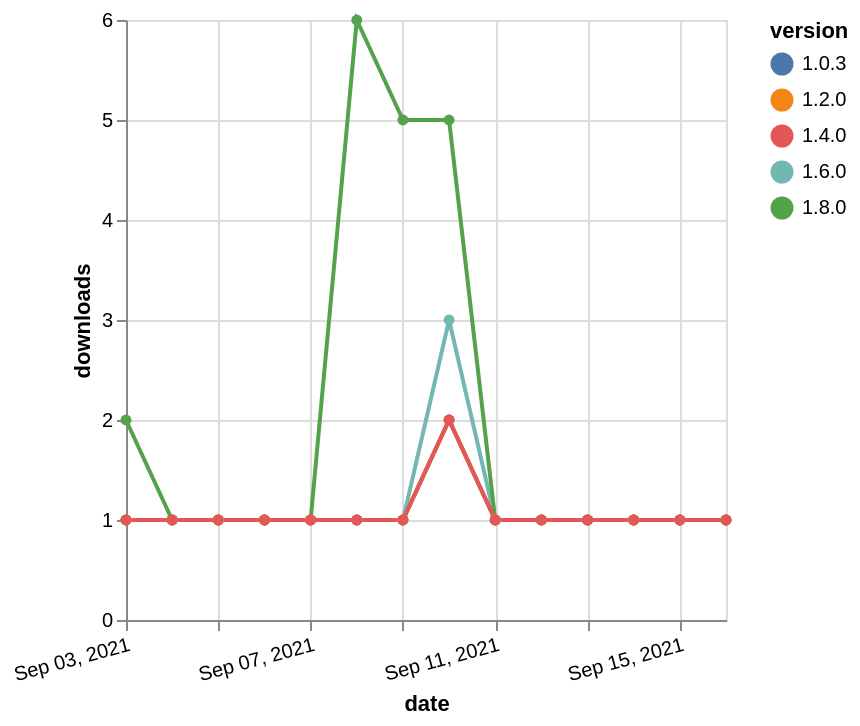

Vega-Lite specification stored for this chart:
### Vega-Lite specification from a JSON file in a GitHub repository (floating-point values rounded to 4 significant figures)
{"$schema": "https://vega.github.io/schema/vega-lite/v5.json", "description": "A simple bar chart with embedded data.", "data": {"values": [{"date": "2021-09-03", "total": 238, "delta": 1, "version": "1.6.0"}, {"date": "2021-09-04", "total": 239, "delta": 1, "version": "1.6.0"}, {"date": "2021-09-05", "total": 240, "delta": 1, "version": "1.6.0"}, {"date": "2021-09-06", "total": 241, "delta": 1, "version": "1.6.0"}, {"date": "2021-09-07", "total": 242, "delta": 1, "version": "1.6.0"}, {"date": "2021-09-08", "total": 243, "delta": 1, "version": "1.6.0"}, {"date": "2021-09-09", "total": 244, "delta": 1, "version": "1.6.0"}, {"date": "2021-09-10", "total": 247, "delta": 3, "version": "1.6.0"}, {"date": "2021-09-11", "total": 248, "delta": 1, "version": "1.6.0"}, {"date": "2021-09-12", "total": 249, "delta": 1, "version": "1.6.0"}, {"date": "2021-09-13", "total": 250, "delta": 1, "version": "1.6.0"}, {"date": "2021-09-14", "total": 251, "delta": 1, "version": "1.6.0"}, {"date": "2021-09-15", "total": 252, "delta": 1, "version": "1.6.0"}, {"date": "2021-09-16", "total": 253, "delta": 1, "version": "1.6.0"}, {"date": "2021-09-03", "total": 134, "delta": 2, "version": "1.8.0"}, {"date": "2021-09-04", "total": 135, "delta": 1, "version": "1.8.0"}, {"date": "2021-09-05", "total": 136, "delta": 1, "version": "1.8.0"}, {"date": "2021-09-06", "total": 137, "delta": 1, "version": "1.8.0"}, {"date": "2021-09-07", "total": 138, "delta": 1, "version": "1.8.0"}, {"date": "2021-09-08", "total": 144, "delta": 6, "version": "1.8.0"}, {"date": "2021-09-09", "total": 149, "delta": 5, "version": "1.8.0"}, {"date": "2021-09-10", "total": 154, "delta": 5, "version": "1.8.0"}, {"date": "2021-09-11", "total": 155, "delta": 1, "version": "1.8.0"}, {"date": "2021-09-12", "total": 156, "delta": 1, "version": "1.8.0"}, {"date": "2021-09-13", "total": 157, "delta": 1, "version": "1.8.0"}, {"date": "2021-09-14", "total": 158, "delta": 1, "version": "1.8.0"}, {"date": "2021-09-15", "total": 159, "delta": 1, "version": "1.8.0"}, {"date": "2021-09-16", "total": 160, "delta": 1, "version": "1.8.0"}, {"date": "2021-09-03", "total": 208, "delta": 1, "version": "1.0.3"}, {"date": "2021-09-04", "total": 209, "delta": 1, "version": "1.0.3"}, {"date": "2021-09-05", "total": 210, "delta": 1, "version": "1.0.3"}, {"date": "2021-09-06", "total": 211, "delta": 1, "version": "1.0.3"}, {"date": "2021-09-07", "total": 212, "delta": 1, "version": "1.0.3"}, {"date": "2021-09-08", "total": 213, "delta": 1, "version": "1.0.3"}, {"date": "2021-09-09", "total": 214, "delta": 1, "version": "1.0.3"}, {"date": "2021-09-10", "total": 216, "delta": 2, "version": "1.0.3"}, {"date": "2021-09-11", "total": 217, "delta": 1, "version": "1.0.3"}, {"date": "2021-09-12", "total": 218, "delta": 1, "version": "1.0.3"}, {"date": "2021-09-13", "total": 219, "delta": 1, "version": "1.0.3"}, {"date": "2021-09-14", "total": 220, "delta": 1, "version": "1.0.3"}, {"date": "2021-09-15", "total": 221, "delta": 1, "version": "1.0.3"}, {"date": "2021-09-16", "total": 222, "delta": 1, "version": "1.0.3"}, {"date": "2021-09-03", "total": 197, "delta": 1, "version": "1.2.0"}, {"date": "2021-09-04", "total": 198, "delta": 1, "version": "1.2.0"}, {"date": "2021-09-05", "total": 199, "delta": 1, "version": "1.2.0"}, {"date": "2021-09-06", "total": 200, "delta": 1, "version": "1.2.0"}, {"date": "2021-09-07", "total": 201, "delta": 1, "version": "1.2.0"}, {"date": "2021-09-08", "total": 202, "delta": 1, "version": "1.2.0"}, {"date": "2021-09-09", "total": 203, "delta": 1, "version": "1.2.0"}, {"date": "2021-09-10", "total": 205, "delta": 2, "version": "1.2.0"}, {"date": "2021-09-11", "total": 206, "delta": 1, "version": "1.2.0"}, {"date": "2021-09-12", "total": 207, "delta": 1, "version": "1.2.0"}, {"date": "2021-09-13", "total": 208, "delta": 1, "version": "1.2.0"}, {"date": "2021-09-14", "total": 209, "delta": 1, "version": "1.2.0"}, {"date": "2021-09-15", "total": 210, "delta": 1, "version": "1.2.0"}, {"date": "2021-09-16", "total": 211, "delta": 1, "version": "1.2.0"}, {"date": "2021-09-03", "total": 184, "delta": 1, "version": "1.4.0"}, {"date": "2021-09-04", "total": 185, "delta": 1, "version": "1.4.0"}, {"date": "2021-09-05", "total": 186, "delta": 1, "version": "1.4.0"}, {"date": "2021-09-06", "total": 187, "delta": 1, "version": "1.4.0"}, {"date": "2021-09-07", "total": 188, "delta": 1, "version": "1.4.0"}, {"date": "2021-09-08", "total": 189, "delta": 1, "version": "1.4.0"}, {"date": "2021-09-09", "total": 190, "delta": 1, "version": "1.4.0"}, {"date": "2021-09-10", "total": 192, "delta": 2, "version": "1.4.0"}, {"date": "2021-09-11", "total": 193, "delta": 1, "version": "1.4.0"}, {"date": "2021-09-12", "total": 194, "delta": 1, "version": "1.4.0"}, {"date": "2021-09-13", "total": 195, "delta": 1, "version": "1.4.0"}, {"date": "2021-09-14", "total": 196, "delta": 1, "version": "1.4.0"}, {"date": "2021-09-15", "total": 197, "delta": 1, "version": "1.4.0"}, {"date": "2021-09-16", "total": 198, "delta": 1, "version": "1.4.0"}]}, "width": "container", "mark": {"type": "line", "point": {"filled": true}}, "encoding": {"x": {"field": "date", "type": "temporal", "timeUnit": "yearmonthdate", "title": "date", "axis": {"labelAngle": -15}}, "y": {"field": "delta", "type": "quantitative", "title": "downloads"}, "color": {"field": "version", "type": "nominal"}, "tooltip": {"field": "delta"}}}
